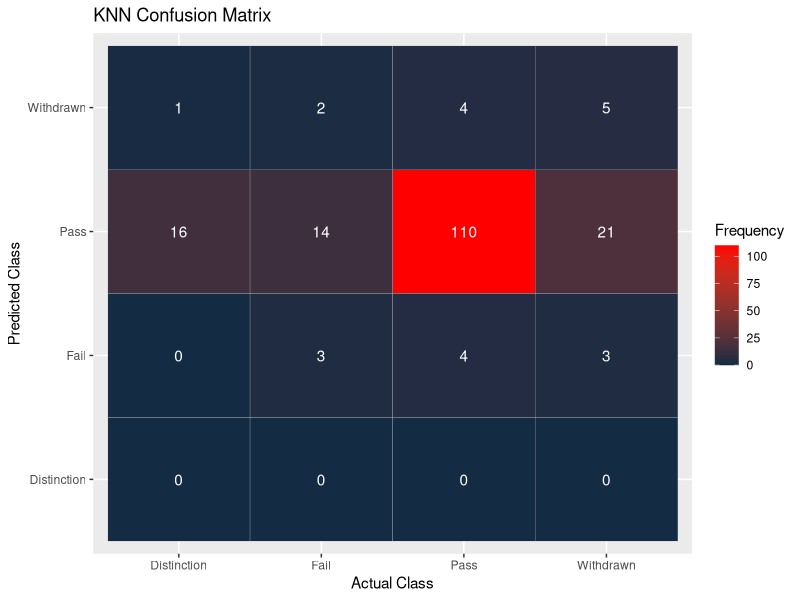

Generate this figure with R:
## ---- chunk 1
knitr::opts_chunk$set(echo = TRUE)
## ---- chunk 2
library(ggplot2)
library(rpart)
library(class)
## ---- chunk 3
df1 <- read.csv("AAA_Data_for_Tree.csv")

## ---- chunk 4
df1 <- df1[,-c(1,3)]

## ---- chunk 5
set.seed(9850)

## ---- chunk 6
gp <- runif(nrow(df1))

## ---- chunk 7

df1_KNN <- df1[order(gp),]

## ---- chunk 8
normalize <- function(x){
  return( (x - min(x)) / (max(x) - min(x)))}

## ---- chunk 9

df1_KNN_n <- as.data.frame(lapply(df1_KNN[,c(2,3,4,5,6,7,8,9,10)], normalize))

## ---- chunk 10
df1_KNN_train <- df1_KNN_n[1:552, ]
df1_KNN_test <- df1_KNN_n[553:735, ]
df1_KNN_train_target <- df1_KNN[1:552, 11]
df1_KNN_test_target <- df1_KNN[553:735, 11]

## ---- chunk 11
m1 <- knn(train = df1_KNN_train, test = df1_KNN_test, cl = df1_KNN_train_target, k=7)

## ---- chunk 12
table(df1_KNN_test_target, m1)

## ---- chunk 13
knn_confusion <- as.data.frame(table(df1_KNN_test_target, m1))

knn_plot <- ggplot(knn_confusion)

knn_plot + geom_tile(aes(x=df1_KNN_test_target, y=m1, fill=Freq), color = "gray") + scale_x_discrete(name="Actual Class") + scale_y_discrete(name="Predicted Class") + scale_fill_gradient(high = "red") + labs(fill="Frequency", title = "KNN Confusion Matrix") + geom_text(data = knn_confusion, aes(x=df1_KNN_test_target, y=m1, label=Freq), color = "white")

